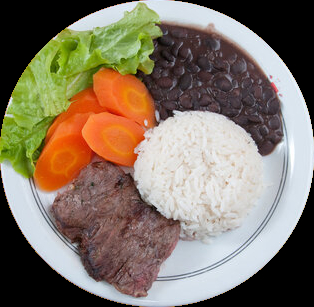
#> input picture assets/images/imagem3.jpg, 314 x 307 px
$ python NCut_Karla_Labels_Seg.py
#> lines starting #> are read from the running program, lines starting #| are printed output that depends on the picture
# bibliotecas necessarias
from matplotlib import pyplot as plt
from skimage import io, color, morphology
from skimage.segmentation import slic, mark_boundaries
import skimage.graph as graph
import scipy.sparse.linalg as spla
from skimage.feature import canny
from skimage.measure import label, regionprops
from skimage.metrics import adapted_rand_error, variation_of_information
from sklearn.metrics import jaccard_score
from skimage.filters import gabor, sobel, roberts, unsharp_mask
import numpy as np
from pathlib import Path
from PIL import Image
import pandas as pd

base_dir = Path(__file__).parent

images_dir = base_dir / "assets/images"

#IoU implementado (Rychard)
def iou_coef(y_true, y_pred):
    axes = (0, 1)
    intersection = np.sum(np.logical_and(y_pred, y_true), axis=axes) #sempre dá o mesmo resultado (67770)
    union = np.sum(np.logical_or(y_pred, y_true), axis=axes) #sempre dá o mesmo resultado (85554)
    smooth = .001
    iou = (intersection + smooth) / (union + smooth)
    iou = np.mean(iou)
    return iou


# Carregando as imagens filtradas
img = Image.open(images_dir / "imagem3.jpg")
#> img is the input picture: PIL image 314x307 RGB; mean R, G, B 131.6, 119.8, 103.8
img_rgb = img
img = np.array(img)
# [10 lines of commented-out code are left out]


img_labels = Image.open(images_dir / "imagem3-labels-teste.jpg")
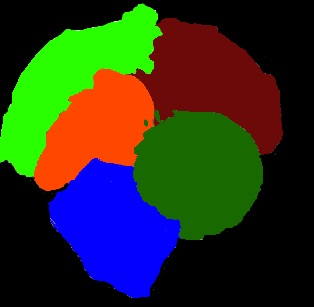
#> input picture assets/images/imagem3-labels-teste.jpg, 314 x 307 px
#> img_labels is the input picture: PIL image 314x307 RGB; mean R, G, B 43.5, 50.4, 30.9
img_labels = np.array(img_labels)
#img_labels = img_labels[:, :, 0] + img_labels[:, :, 1] + img_labels[:, :, 2]

threshold1_labels, threshold2_labels = 0.001 , 0.00001

segments_labels = slic(img_labels, compactness=25, n_segments=100, start_label=1, sigma=0.99)
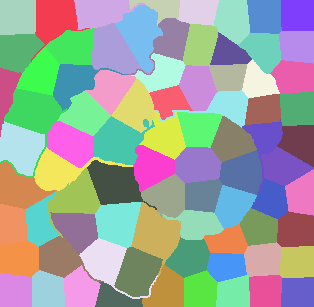
#> segments_labels: shape (307, 314) int64; 80 distinct labels, from 1 to 80; one colour per label, 0 black
# Primeiro NCut para img_labels
if threshold1_labels > 0:
    g1_labels = graph.rag_mean_color(img_labels, segments_labels, mode='similarity')
    segments_labels = graph.cut_normalized(segments_labels, g1_labels, thresh=threshold1_labels)
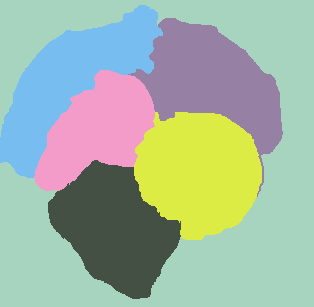
#> segments_labels: shape (307, 314) int64; 6 distinct labels, from 1 to 47; one colour per label, 0 black

    # Verificar se há nós suficientes no grafo antes de prosseguir com o segundo corte
    if len(np.unique(segments_labels)) > 1:
        # Segundo NCut para img_labels
        if threshold2_labels > 0:
            g2_labels = graph.rag_mean_color(img_labels, segments_labels, mode='similarity')
            segments_labels = graph.cut_normalized(segments_labels, g2_labels, thresh=threshold2_labels)
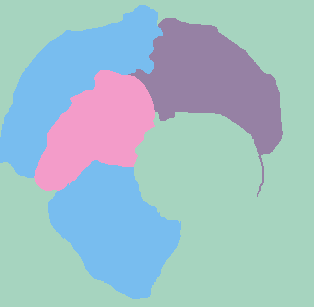
#> segments_labels: shape (307, 314) int64; 4 distinct labels, from 1 to 26; one colour per label, 0 black


#importando o csv
#> (the run stopped early here; a loop or call above may not have finished)
